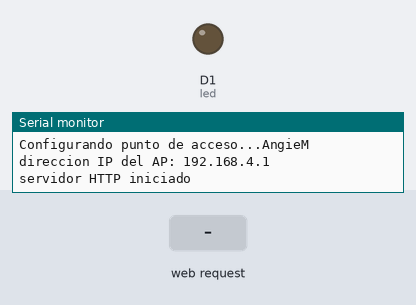
Simulated run of this sketch. Board: ESP8266 (NodeMCU). Shown: output pins drawn as LEDs (lit = HIGH), the last lines printed to the serial monitor. Inputs (shaded band) come from the test bench.

Above: at 2.2 s.
2.3 s: HTTP request GET /recarga received
At 3.5 s:
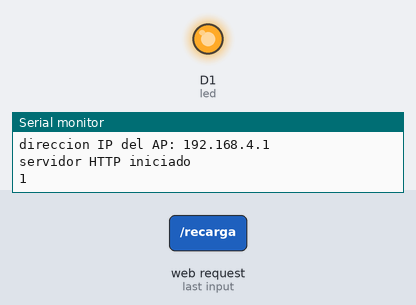
3.8 s: HTTP request GET /off received
At 4.7 s:
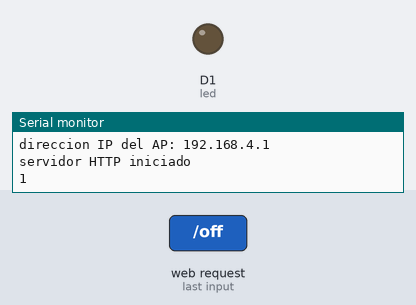
5.3 s: HTTP request GET /on received
At 5.9 s:
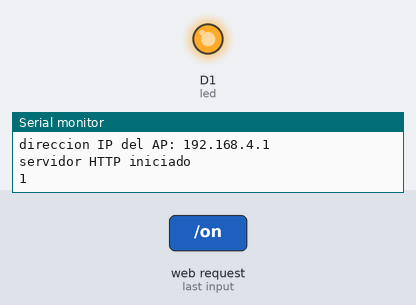
Timing chart, 0 to 8.3 s (numbered marks = the images above; inputs shaded):
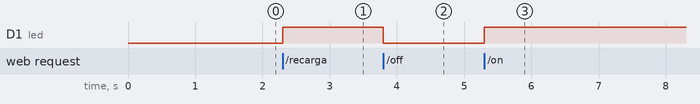

The sketch:

controlled.ino
```cpp
/*enciende y apaga un led cada vez que se recarga la pagina web del servidor AP*/
#include <ESP8266WiFi.h>
#include <WiFiClient.h>
#include <ESP8266WebServer.h>


#define APSSID "AngieM"
#define APPSK  "angieM17"
#define led D1
/* nota en caso de cambiar la red (APSSID) asegurese de que el APPSK sea de 8 o mas caracteres*/

/* asigna los valores de red */
const char *ssid = APSSID;
const char *password = APPSK;

ESP8266WebServer server(80);

/* El punto de acceso es por la ip http://192.168.4.1 en el navegador
   .
*/

boolean est=true;
String estado=" ";
void handleRoot() {
  digitalWrite(led,est);
  Serial.println(est);
  if (est){
    estado="encendido";
   }else{
    estado="apagado";
  }
  est=!est;

 String html="<!DOCTYPE html ><head><meta http-equiv='Content-Type' content='text/html; charset=iso-8859-1' /><title>paginas</title></head><body><h1>con esta pagina puedes encender o apagar un led solo haciendo la recarga de la misma</h1><br>estado del led: ";
 html+=estado;

 html+="<br><br><a href=\"/\"\"> <button > pagina inicial </button> </a></body></html>";

  server.send(200, "text/html", html);

}

void getboton(){

  String html="<html><title>boton</title> <body><a href=\"/on\"\"> <button > LED ON </button> </a><a href=\"/off\"\"> <button > LED OFF </button> </a><br><br><a href=\"/\"\"> <button > pagina inicial </button> </a></body></html>";
   server.send(200, "text/html", html);
}
void getestado(){
  String html="<html><title>bienvenido</title><body><center><h1>BIENVENIDO</h1><br><br>en este servidor puedes realizar 2 opciones: <br><h3>opcion1: encender o apagar un led con un boton><a href=\"/boton\"\"> <button > opcion 1 </button> </a> <br>";
  html+="<h3>opcion 2: encender o apagar un led recargando la pagina <a href=\"/recarga\"\"> <button > opcion 2 </button> </a> </body></center></html>";
  server.send(200, "text/html", html);
}

void geton(){
String html="<html><body><center><h1> led encendido </h1></center> <br> <a href=\"/boton\"\"> <button > inicio </button> </a></body></html>";
  digitalWrite(led,HIGH);
  server.send(200,"text/html",html);
}

void getoff(){
  digitalWrite(led,0);
  String html="<html><body><center><h1> led apagado </h1></center> <br> <a href=\"/boton\"\"> <button > inicio </button> </a></body></html>";

  server.send(50,"text/html",html);
}
void setup() {
  pinMode(led,OUTPUT);
  delay(1000);
  Serial.begin(115200);
  Serial.println();
  Serial.print("Configurando punto de acceso...");
  /*inicia el punto de acceso wifi*/
  WiFi.softAP(ssid, password);

  IPAddress myIP = WiFi.softAPIP();
  Serial.println(ssid);
  Serial.print("direccion IP del AP: ");
  Serial.println(myIP);
  server.on("/", getestado);
  server.on("/boton",getboton);
  server.on("/on",geton);
  server.on("/off",getoff);
  server.on("/recarga", handleRoot);
  server.begin();
  Serial.println("servidor HTTP iniciado");
}

void loop() {
  server.handleClient();


}
```

Measured:
- after the input at 2.3 s, D1 (led): LOW → HIGH at once
- after the input at 3.8 s, D1 (led): HIGH → LOW at once
- after the input at 5.3 s, D1 (led): LOW → HIGH at once
